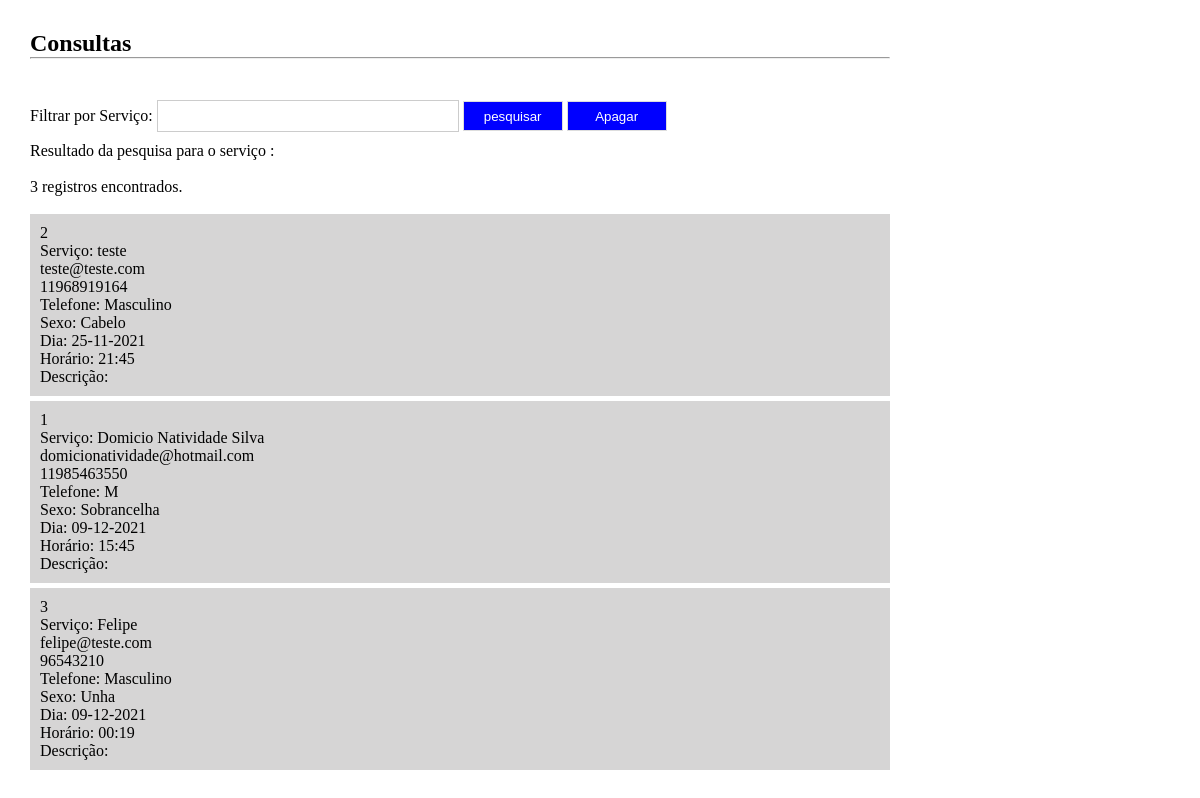
/consultas.php, run on the app's committed database.
### tables this page shows
CREATE TABLE IF NOT EXISTS `usuarios` (
  `codigo` int(12) NOT NULL AUTO_INCREMENT,
  `nome` varchar(50) NOT NULL,
  `email` varchar(40) NOT NULL,
  `telefone` text NOT NULL,
  `sexo` text NOT NULL,
  `servico` text NOT NULL,
  `data` date NOT NULL,
  `horario` time NOT NULL,
  PRIMARY KEY (`codigo`)
);

### consultas.php (the view, shortened to what this page needs)
<?php
include_once("conexao.php");
$filtro = isset($_GET['filtro'])?$_GET['filtro']:"";
$sql = "select * from usuarios where servico  like '%$filtro%' order by data";
$consulta = mysqli_query($conexao,$sql);
$registros = mysqli_num_rows($consulta);
?>
<!DOCTYPE html>
<html lang="pt-br">
<head>
    <link rel="stylesheet" href="_css/estilo.css">
</head>
<body>
    <div class="container">
        <section>
            <h1>Consultas</h1>
            <hr><br><br>
            <form method="get" action="">
                Filtrar por Serviço: <input type="text" name="filtro" class="campo" required autofocus>
                <input type="submit" value="pesquisar" class="btn">
                <input type="submit" value="Apagar" class="btn" action="delete"><br>
            </form>
            <?php
                print "Resultado da pesquisa para o serviço <strong>$filtro</strong>:<br><br>";
                print "$registros registros encontrados.";
                print "<br><br>";
                while($exibirRegistros = mysqli_fetch_array($consulta)){
                    $codigo = $exibirRegistros[0];
                    $servico = $exibirRegistros[1];
                    $nome = $exibirRegistros[2];
                    $email = $exibirRegistros[3];
                    $telefone = $exibirRegistros[4];
                    $sexo = $exibirRegistros[5];
                    $data =  $exibirRegistros[6];
                    $horario = $exibirRegistros[7];
                    $data = date("d-m-Y", strtotime($data));
                    $horario = date("H:i", strtotime($horario));
                    $descricao = $exibirRegistros[8];
                    print "<article>";
                    print "$codigo<br>";
                    print "Serviço: $servico<br>";
                    print "$nome<br>";
                    print "$email<br>";
                    print "Telefone: $telefone<br>";
                    print "Sexo: $sexo<br>";
                    print "Dia: $data<br>";
                    print "Horário: $horario<br>";
                    print "Descrição: $descricao<br>";
                    print "</article>";
                }
                ?>
        </section>
    </div>
</body>
</html>

### _css/estilo.css (style rules this page uses)
* { margin: 0; padding: 0; }
body { background-collor: #222; font-family: Verdana; font-size: 100% }
.container { flex-direction: column; margin: auto; width: 1200px; margin-top: 20px; padding: 10px; }
section { width: 870px; height: 500px; margin-left: 10px; float: left; background-color: #fff; box-sizing: border-box; padding-left: 10px; }
.btn { width: 100px; height: 30px; border: 1px solid #ddd; background-color: #0000FF; color: #fff; cursor: pointer; }
.campo { width: 300px; height: 30px; border: 1px solid #ccc; margin-top: 5px; margin-bottom: 10px; }
article { width: 100%; box-sizing: border-box; padding: 10px; background-color: #d6d5d5; margin-bottom: 5px; }

### data on the page
usuarios: codigo "2", nome "teste", email "teste@teste.com", telefone "11968919164", sexo "Masculino", servico "Cabelo", data "25-11-2021", horario "21:45"
usuarios: codigo "1", nome "Domicio Natividade Silva", email "domicionatividade@hotmail.com", telefone "11985463550", sexo "M", servico "Sobrancelha", data "09-12-2021", horario "15:45"
usuarios: codigo "3", nome "Felipe", email "felipe@teste.com", telefone "96543210", sexo "Masculino", servico "Unha", data "09-12-2021", horario "00:19"

### other printed values
$registros "3"
